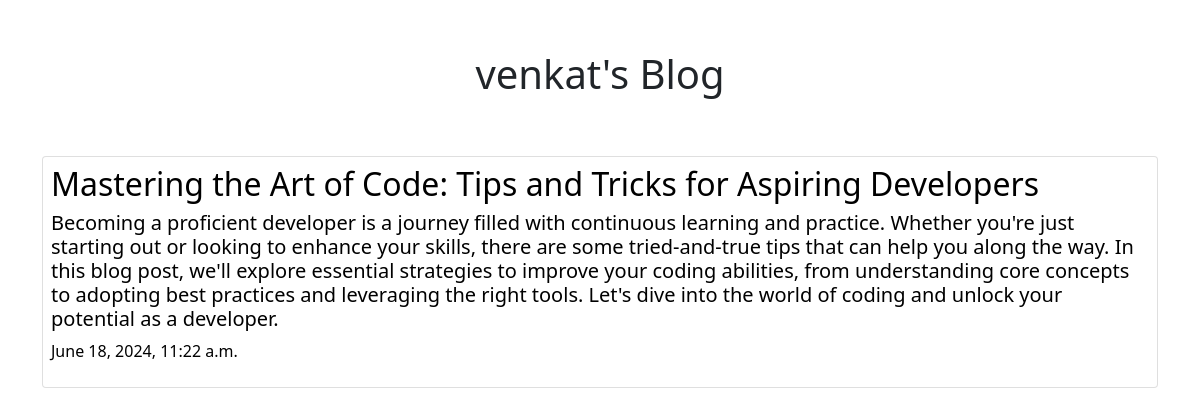
Page /post/7 on the committed database.
### posts/models.py (models this page shows)
class Post(models.Model):
    title=models.CharField(max_length=100)
    body=models.CharField(max_length=1000)
    created_at=models.DateTimeField(default=datetime.now, blank=True)

### posts/views.py (the view)
# urls.py: path('post/<str:pk>',views.post,name="post")
def post(request,pk):
    posts=Post.objects.get(id=pk)
    return render(request,"posts.html",{"posts":posts})

### templates/posts.html (shortened to what this page needs)
<html lang="en">
<head>
    <link href="https://cdn.jsdelivr.net/npm/bootstrap@5.0.2/dist/css/bootstrap.min.css" rel="stylesheet" >
    {% load static %}
</head>
<body>
    <div class="container">
    <div class="header text-center">
        <h1>venkat's Blog</h1>
    </div>
    <div class="row">
        <div class="leftcolumn">
            <div class="card p-2 mb-3">
                <a href="#" style="text-decoration:none; color:black;" ><h2>{{posts.title}}</h2>
                <h5>{{posts.body}}</h5>
                <p>{{posts.created_at}}</p></a>
            </div>
        </div>
    </div>
</div>
</body>
</html>

### rows in the picture
Post: title "Mastering the Art of Code: Tips and Tricks for Aspiring Developers", body "Becoming a proficient developer is a journey filled with continuous learning and practice. Whether you're just starting out or looking to enhance your skills, there are some tried-and-true tips that can help you along the way. In this blog post, we'll explore essential strategies to improve your coding abilities, from understanding core concepts to adopting best practices and leveraging the right tools. Let's dive into the world of coding and unlock your potential as a developer.", created_at "June 18, 2024, 11:22 a.m."
